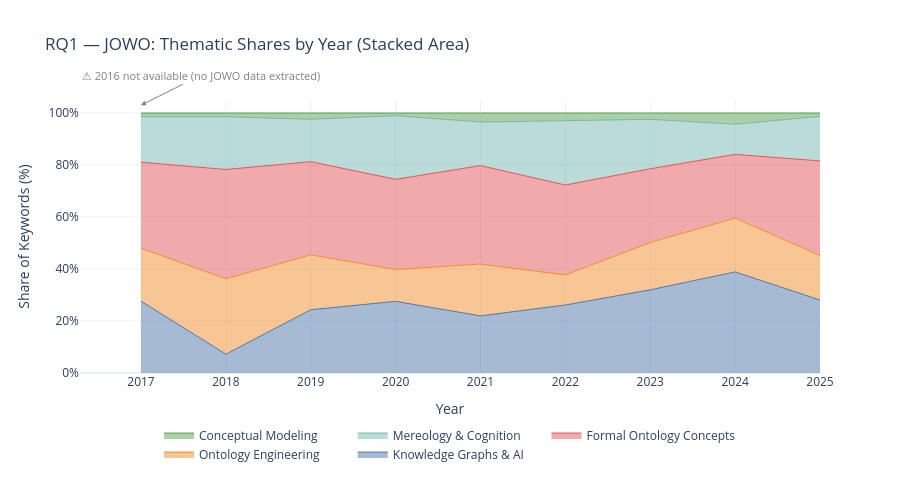

Notebook code for this chart:
### Code cell
# ── Fig 1a: Stacked area — topic share over time ───────────────────────────────
fig = go.Figure()

for cluster in CLUSTERS:
    fig.add_trace(go.Scatter(
        x=pivot_share.index,
        y=pivot_share[cluster],
        name=cluster,
        stackgroup="one",
        opacity=0.6,
        line=dict(color=CLUSTER_COLORS[cluster], width=1),
        hovertemplate=f"<b>{cluster}</b><br>%{{x}}: %{{y:.1f}}%<extra></extra>"
    ))

fig.add_annotation(
    text="⚠ 2016 not available (no JOWO data extracted)",
    x=2017, y=103, xref="x", yref="y",
    showarrow=True, arrowhead=2, arrowcolor="gray",
    font=dict(size=11, color="gray"), ax=60, ay=-30
)

fig.update_layout(
    title="RQ1 — JOWO: Thematic Shares by Year (Stacked Area)",
    xaxis_title="Year",
    yaxis_title="Share of Keywords (%)",
    yaxis=dict(ticksuffix="%", range=[0, 105]),
    legend=dict(orientation="h", yanchor="bottom", y=-0.35, xanchor="center", x=0.5),
    height=480, template="plotly_white"
)
fig.show()

### Figure 1 — Plotly figure (JSON) as saved in the notebook; plotly's stock layout.template omitted (floating-point values rounded to 4 significant figures)
{"data": [{"hovertemplate": "<b>Knowledge Graphs & AI</b><br>%{x}: %{y:.1f}%<extra></extra>", "line": {"color": "#4E79A7", "width": 1}, "name": "Knowledge Graphs & AI", "opacity": 0.6, "stackgroup": "one", "type": "scatter", "x": [2017, 2018, 2019, 2020, 2021, 2022, 2023, 2024, 2025], "y": [27.64, 7.246, 24.33, 27.55, 21.97, 26.15, 31.98, 38.89, 28.05]}, {"hovertemplate": "<b>Ontology Engineering</b><br>%{x}: %{y:.1f}%<extra></extra>", "line": {"color": "#F28E2B", "width": 1}, "name": "Ontology Engineering", "opacity": 0.6, "stackgroup": "one", "type": "scatter", "x": [2017, 2018, 2019, 2020, 2021, 2022, 2023, 2024, 2025], "y": [20.36, 28.99, 21.12, 12.24, 19.94, 11.54, 18.22, 20.71, 17.14]}, {"hovertemplate": "<b>Formal Ontology Concepts</b><br>%{x}: %{y:.1f}%<extra></extra>", "line": {"color": "#E15759", "width": 1}, "name": "Formal Ontology Concepts", "opacity": 0.6, "stackgroup": "one", "type": "scatter", "x": [2017, 2018, 2019, 2020, 2021, 2022, 2023, 2024, 2025], "y": [33.09, 42.03, 35.83, 34.69, 37.86, 34.62, 28.34, 24.49, 36.36]}, {"hovertemplate": "<b>Mereology & Cognition</b><br>%{x}: %{y:.1f}%<extra></extra>", "line": {"color": "#76B7B2", "width": 1}, "name": "Mereology & Cognition", "opacity": 0.6, "stackgroup": "one", "type": "scatter", "x": [2017, 2018, 2019, 2020, 2021, 2022, 2023, 2024, 2025], "y": [17.45, 20.29, 16.31, 24.49, 16.76, 24.62, 19.03, 11.62, 17.14]}, {"hovertemplate": "<b>Conceptual Modeling</b><br>%{x}: %{y:.1f}%<extra></extra>", "line": {"color": "#59A14F", "width": 1}, "name": "Conceptual Modeling", "opacity": 0.6, "stackgroup": "one", "type": "scatter", "x": [2017, 2018, 2019, 2020, 2021, 2022, 2023, 2024, 2025], "y": [1.455, 1.449, 2.406, 1.02, 3.468, 3.077, 2.429, 4.293, 1.299]}], "layout": {"annotations": [{"arrowcolor": "gray", "arrowhead": 2, "ax": 60, "ay": -30, "font": {"color": "gray", "size": 11}, "showarrow": true, "text": "⚠ 2016 not available (no JOWO data extracted)", "x": 2017, "xref": "x", "y": 103, "yref": "y"}], "height": 480, "legend": {"orientation": "h", "x": 0.5, "xanchor": "center", "y": -0.35, "yanchor": "bottom"}, "title": {"text": "RQ1 — JOWO: Thematic Shares by Year (Stacked Area)"}, "xaxis": {"title": {"text": "Year"}}, "yaxis": {"range": [0, 105], "ticksuffix": "%", "title": {"text": "Share of Keywords (%)"}}}}
